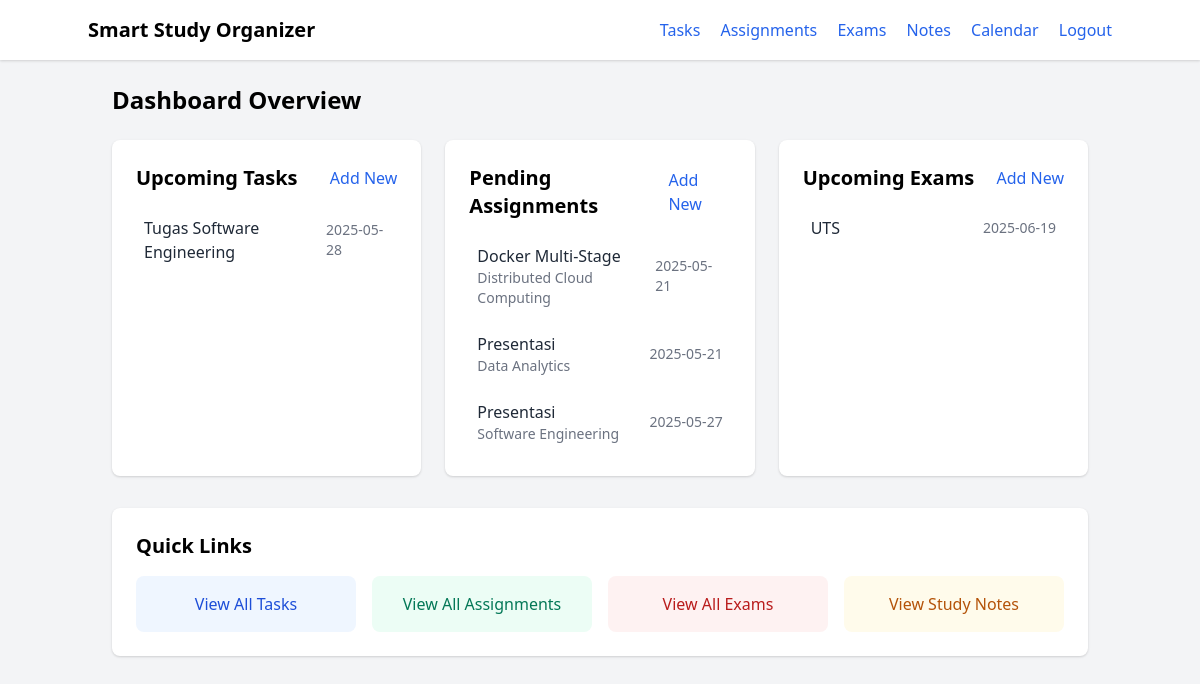
The page /dashboard (signed in) on the database its author committed.
### models.py (models this page shows)
class Task(db.Model):
    id = db.Column(db.Integer, primary_key=True)
    title = db.Column(db.String(100), nullable=False)
    description = db.Column(db.Text, nullable=True)
    due_date = db.Column(db.DateTime, nullable=False)
    completed = db.Column(db.Boolean, default=False)
    user_id = db.Column(db.Integer, db.ForeignKey('user.id'), nullable=False)

class Assignment(db.Model):
    id = db.Column(db.Integer, primary_key=True)
    subject = db.Column(db.String(100), nullable=False)
    title = db.Column(db.String(100), nullable=False)
    due_date = db.Column(db.DateTime, nullable=False)
    completed = db.Column(db.Boolean, default=False)
    user_id = db.Column(db.Integer, db.ForeignKey('user.id'), nullable=False)

class Exam(db.Model):
    id = db.Column(db.Integer, primary_key=True)
    subject = db.Column(db.String(100), nullable=False)
    exam_date = db.Column(db.DateTime, nullable=False)
    user_id = db.Column(db.Integer, db.ForeignKey('user.id'), nullable=False)

### blueprints/dashboard.py (the view)
@dashboard_bp.route('/dashboard')
@login_required
def dashboard():
    now = datetime.now(timezone.utc)
    tasks = Task.query.filter_by(user_id=current_user.id, completed=False)\
        .filter(Task.due_date >= now)\
        .order_by(Task.due_date).all()
    assignments = Assignment.query.filter_by(user_id=current_user.id, completed=False)\
        .filter(Assignment.due_date >= now)\
        .order_by(Assignment.due_date).all()
    exams = Exam.query.filter_by(user_id=current_user.id)\
        .filter(Exam.exam_date >= now)\
        .order_by(Exam.exam_date).all()
    return render_template('dashboard.html', tasks=tasks, assignments=assignments, exams=exams)

### extensions.py (called while the page is built)
@login_manager.user_loader
def load_user(user_id):
    from models import User
    return User.query.get(int(user_id))

### templates/dashboard.html (shortened to what this page needs)
<!DOCTYPE html>
<html lang="en">
<head>
    <link href="https://cdn.jsdelivr.net/npm/tailwindcss@2.2.19/dist/tailwind.min.css" rel="stylesheet" />
</head>
<body class="bg-gray-100 min-h-screen">
    <nav class="bg-white shadow p-4">
        <div class="container mx-auto flex justify-between items-center">
            <h1 class="text-xl font-bold">Smart Study Organizer</h1>
            <div class="space-x-4">
                <a href="{{ url_for('tasks.tasks') }}" class="text-blue-600 hover:underline">Tasks</a>
                <a href="{{ url_for('assignments.assignments') }}" class="text-blue-600 hover:underline">Assignments</a>
                <a href="{{ url_for('exams.exams') }}" class="text-blue-600 hover:underline">Exams</a>
                <a href="{{ url_for('notes.notes') }}" class="text-blue-600 hover:underline">Notes</a>
                <a href="{{ url_for('calendar.calendar_view') }}" class="text-blue-600 hover:underline">Calendar</a>
                <a href="{{ url_for('auth.logout') }}" class="text-blue-600 hover:underline">Logout</a>
            </div>
        </div>
    </nav>
    <main class="container mx-auto p-6">
        <h2 class="text-2xl font-semibold mb-6">Dashboard Overview</h2>
        <div class="grid grid-cols-1 md:grid-cols-3 gap-6">
            <div class="bg-white rounded-lg shadow p-6">
                <div class="flex justify-between items-center mb-4">
                    <h3 class="text-xl font-semibold">Upcoming Tasks</h3>
                    <a href="{{ url_for('tasks.add_task') }}" class="text-blue-600 hover:underline">Add New</a>
                </div>
                {% if tasks %}
                    <ul class="space-y-2">
                        {% for task in tasks %}
                            <li class="flex justify-between items-center p-2 hover:bg-gray-50 rounded">
                                <span class="text-gray-800">{{ task.title }}</span>
                                <span class="text-sm text-gray-500">{{ task.due_date.strftime('%Y-%m-%d') }}</span>
                            </li>
                        {% endfor %}
                    </ul>
                {% else %}
                    <p class="text-gray-500">No upcoming tasks.</p>
                {% endif %}
            </div>
            <div class="bg-white rounded-lg shadow p-6">
                <div class="flex justify-between items-center mb-4">
                    <h3 class="text-xl font-semibold">Pending Assignments</h3>
                    <a href="{{ url_for('assignments.add_assignment') }}" class="text-blue-600 hover:underline">Add New</a>
                </div>
                {% if assignments %}
                    <ul class="space-y-2">
                        {% for assignment in assignments %}
                            <li class="flex justify-between items-center p-2 hover:bg-gray-50 rounded">
                                <div>
                                    <span class="text-gray-800">{{ assignment.title }}</span>
                                    <span class="text-sm text-gray-500 block">{{ assignment.subject }}</span>
                                </div>
                                <span class="text-sm text-gray-500">{{ assignment.due_date.strftime('%Y-%m-%d') }}</span>
                            </li>
                        {% endfor %}
                    </ul>
                {% else %}
                    <p class="text-gray-500">No pending assignments.</p>
                {% endif %}
            </div>
            <div class="bg-white rounded-lg shadow p-6">
                <div class="flex justify-between items-center mb-4">
                    <h3 class="text-xl font-semibold">Upcoming Exams</h3>
                    <a href="{{ url_for('exams.add_exam') }}" class="text-blue-600 hover:underline">Add New</a>
                </div>
                {% if exams %}
                    <ul class="space-y-2">
                        {% for exam in exams %}
                            <li class="flex justify-between items-center p-2 hover:bg-gray-50 rounded">
                                <span class="text-gray-800">{{ exam.subject }}</span>
                                <span class="text-sm text-gray-500">{{ exam.exam_date.strftime('%Y-%m-%d') }}</span>
                            </li>
                        {% endfor %}
                    </ul>
                {% else %}
                    <p class="text-gray-500">No upcoming exams.</p>
                {% endif %}
            </div>
        </div>
        <div class="mt-8 bg-white rounded-lg shadow p-6">
            <h3 class="text-xl font-semibold mb-4">Quick Links</h3>
            <div class="grid grid-cols-2 md:grid-cols-4 gap-4">
                <a href="{{ url_for('tasks.tasks') }}"
                   class="flex items-center justify-center p-4 bg-blue-50 text-blue-700 rounded-lg hover:bg-blue-100">
                    <span>View All Tasks</span>
                </a>
                <a href="{{ url_for('assignments.assignments') }}"
                   class="flex items-center justify-center p-4 bg-green-50 text-green-700 rounded-lg hover:bg-green-100">
                    <span>View All Assignments</span>
                </a>
                <a href="{{ url_for('exams.exams') }}"
                   class="flex items-center justify-center p-4 bg-red-50 text-red-700 rounded-lg hover:bg-red-100">
                    <span>View All Exams</span>
                </a>
                <a href="{{ url_for('notes.notes') }}"
                   class="flex items-center justify-center p-4 bg-yellow-50 text-yellow-700 rounded-lg hover:bg-yellow-100">
                    <span>View Study Notes</span>
                </a>
            </div>
        </div>
    </main>
</body>
</html>

### rows shown on the page
Task: title "Tugas Software Engineering", due_date "2025-05-28"
Assignment: title "Docker Multi-Stage", subject "Distributed Cloud Computing", due_date "2025-05-21"
Assignment: title "Presentasi", subject "Data Analytics", due_date "2025-05-21"
Assignment: title "Presentasi", subject "Software Engineering", due_date "2025-05-27"
Exam: subject "UTS", exam_date "2025-06-19"
